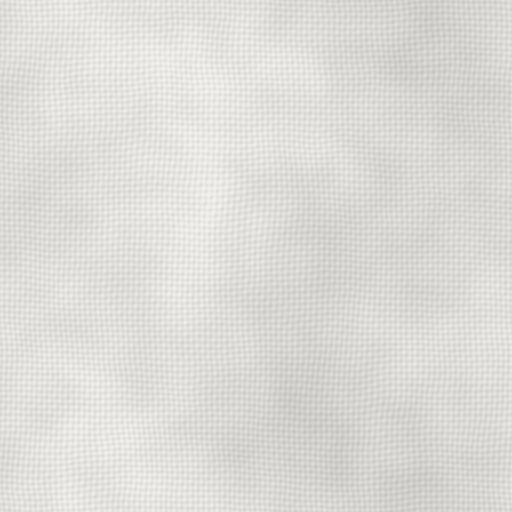
#> input picture src/assets3d/pbr/cloth_basecolor.png, 512 x 512 px, given in place of grass_basecolor.png, which was not available
$ python build_terrain_atlas.py
#> lines starting #> are read from the running program, lines starting #| are printed output that depends on the picture
#!/usr/bin/env python3
from pathlib import Path
from PIL import Image

ROOT = Path('src/assets3d/pbr')
LAYERS = ['grass', 'dirt', 'mud', 'moss', 'pebble', 'leaflitter']
MAPS = ['basecolor', 'normal', 'orm', 'height']
TILE = 512
GUTTER = 8
COLS = 3
ROWS = 2
CELL = TILE + GUTTER * 2

for map_name in MAPS:
    mode = 'L' if map_name == 'height' else 'RGB'
    atlas = Image.new(mode, (COLS * CELL, ROWS * CELL))
#> atlas: PIL image 1584x1056 RGB; every value is 0
    for index, layer in enumerate(LAYERS):
        source = Image.open(ROOT / f'{layer}_{map_name}.png').convert(mode)
#> source is the input picture: PIL image 512x512 RGB; mean R, G, B 221.9, 219.7, 216.4
        if source.size != (TILE, TILE):
            source = source.resize((TILE, TILE), Image.Resampling.LANCZOS)
        col, row = index % COLS, index // COLS
        x, y = col * CELL + GUTTER, row * CELL + GUTTER
        atlas.paste(source, (x, y))
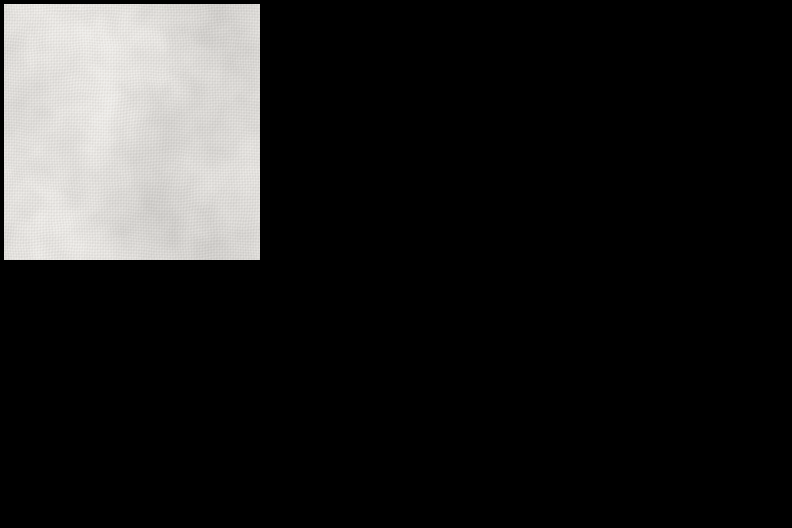
#> atlas: PIL image 1584x1056 RGB (shown at 1/2 size); mean R, G, B 34.8, 34.4, 33.9
        # Wrap gutters so bilinear/mipmap sampling does not bleed into adjacent layers.
        atlas.paste(source.crop((0, 0, TILE, 1)).resize((TILE, GUTTER)), (x, y - GUTTER))
        atlas.paste(source.crop((0, TILE - 1, TILE, TILE)).resize((TILE, GUTTER)), (x, y + TILE))
        atlas.paste(source.crop((0, 0, 1, TILE)).resize((GUTTER, TILE)), (x - GUTTER, y))
        atlas.paste(source.crop((TILE - 1, 0, TILE, TILE)).resize((GUTTER, TILE)), (x + TILE, y))
        atlas.paste(source.crop((TILE - 1, TILE - 1, TILE, TILE)).resize((GUTTER, GUTTER)), (x - GUTTER, y - GUTTER))
        atlas.paste(source.crop((0, TILE - 1, 1, TILE)).resize((GUTTER, GUTTER)), (x + TILE, y - GUTTER))
        atlas.paste(source.crop((TILE - 1, 0, TILE, 1)).resize((GUTTER, GUTTER)), (x - GUTTER, y + TILE))
        atlas.paste(source.crop((0, 0, 1, 1)).resize((GUTTER, GUTTER)), (x + TILE, y + TILE))
#> (the run stopped early here; a loop or call above may not have finished)

$ run again, on src/assets3d/pbr/crystal_basecolor.png
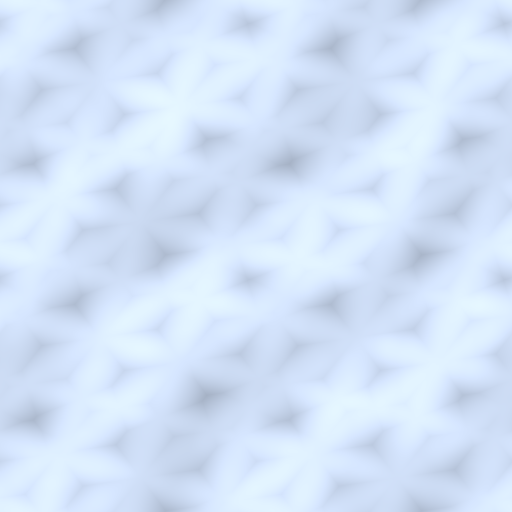
#> input picture src/assets3d/pbr/crystal_basecolor.png, 512 x 512 px, given in place of grass_basecolor.png, which was not available
#> source is the input picture: PIL image 512x512 RGB; mean R, G, B 211.2, 227.1, 248.3
#> `atlas.paste(source, (x, y))`:
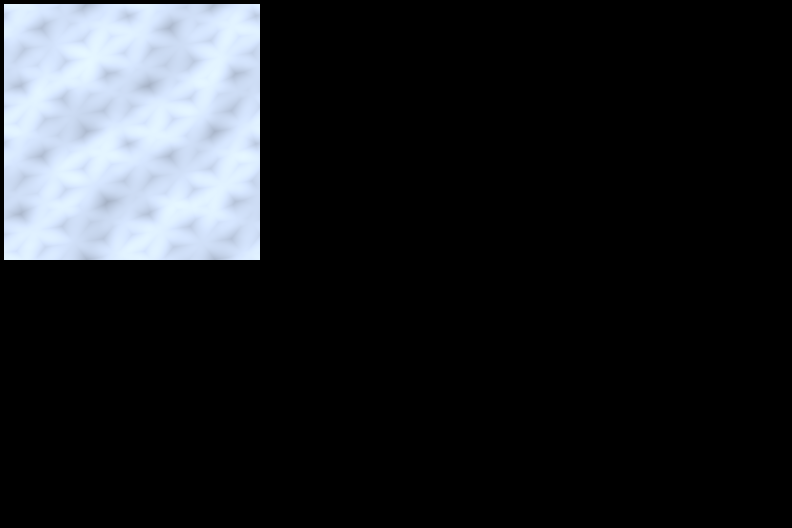
#> atlas: PIL image 1584x1056 RGB (shown at 1/2 size); mean R, G, B 33.1, 35.6, 38.9
